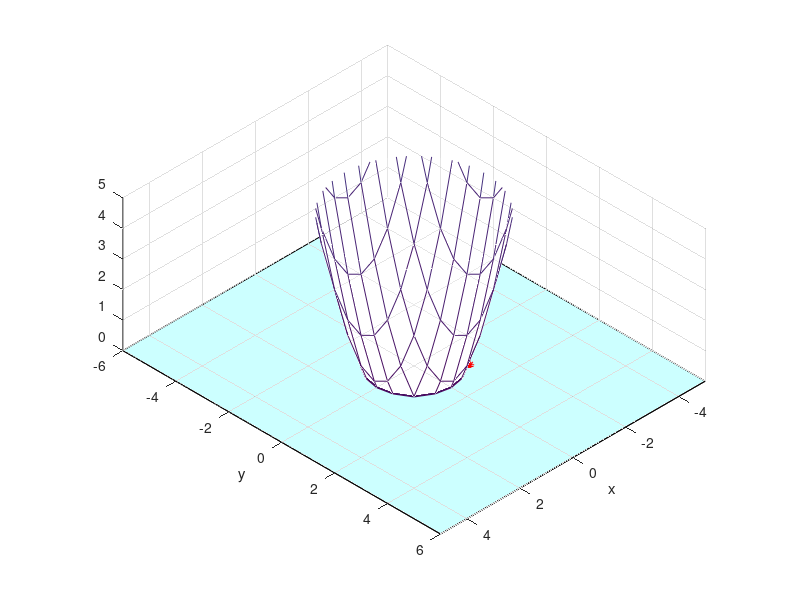
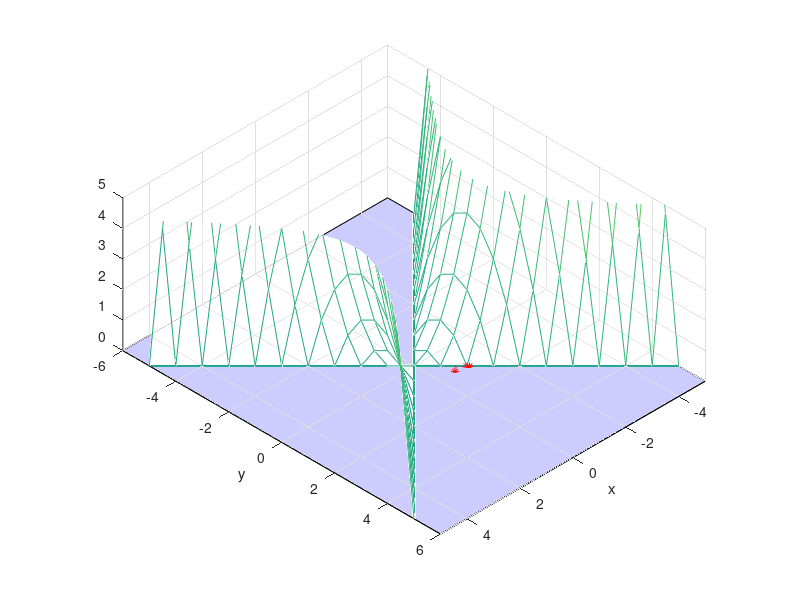
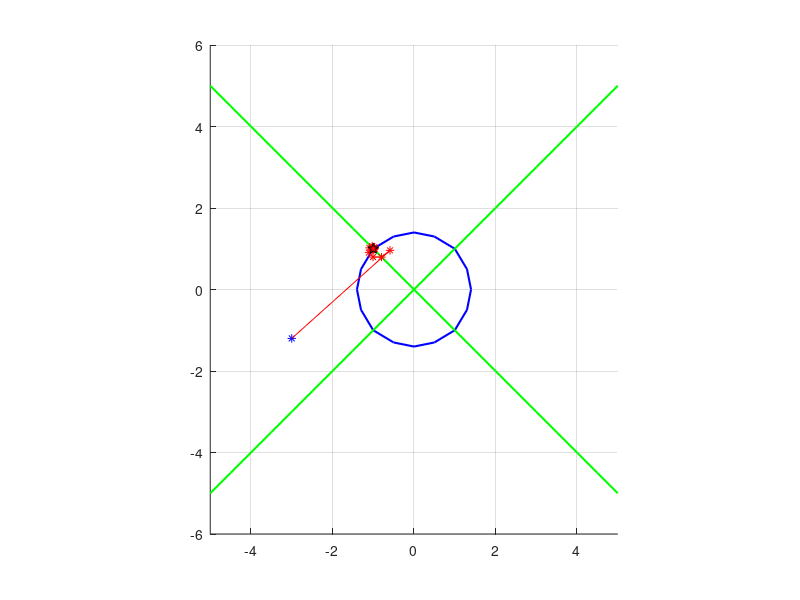

Write the MATLAB code that produced these figures, in order.

%Paprastuju iteraciju metodas lygciu sistemai

function pagrindine
clc,close all
scrsz = get(0,'ScreenSize')

x=[-5:0.5:5];y=[-6:0.5:6];
Z=pavirsius(@f,x,y);
% [left, bottom, width, height]
fig1=figure(1);set(fig1,'Position',[50 scrsz(4)/1.8 scrsz(3)/3 scrsz(4)/3]);
hold on,grid on,axis equal,axis([min(x) max(x) min(y) max(y) 0 5]);view([1 1 1]);xlabel('x'),ylabel('y');
mesh(x,y,Z(:,:,1)','FaceAlpha',0.2);contour(x,y,Z(:,:,1)',[0 0],'LineWidth',1.5);
xx=axis;
fill([xx(1),xx(1),xx(2),xx(2)],[xx(3),xx(4),xx(4),xx(3)],'c','FaceAlpha',0.2);


fig2=figure(2),set(fig2,'Position',[scrsz(3)/3 scrsz(4)/1.8 scrsz(3)/3 scrsz(4)/3]);
hold on,grid on,axis equal,axis([min(x) max(x) min(y) max(y) 0 max(x)]);view([1 1 1]);xlabel('x'),ylabel('y')
mesh(x,y,Z(:,:,2)','FaceAlpha',0.2);contour(x,y,Z(:,:,2)',[0 0],'LineWidth',1.5)
xx=axis;
fill([xx(1),xx(1),xx(2),xx(2)],[xx(3),xx(4),xx(4),xx(3)],'b','FaceAlpha',0.2);
xlabel('x'),ylabel('y')

figure(3),hold on,grid on,axis equal
contour(x,y,Z(:,:,1)',[0 0],'b','LineWidth',1.5)
contour(x,y,Z(:,:,2)',[0 0],'g','LineWidth',1.5)


eps=1e-6;itmax=100;alpha=[1;1]*3.5 ; %2.5 3.5
x=[-3;-1.2];
ff=f(x);
figure(1);plot3(x(1),x(2),0,'b*');%plot3(x(1),x(2),ff(1),'k*');line([x(1),x(1)],[x(2),x(2)],[0,ff(1)]);
figure(2);plot3(x(1),x(2),0,'b*');%plot3(x(1),x(2),ff(2),'k*');line([x(1),x(1)],[x(2),x(2)],[0,ff(2)]);
figure(3);plot3(x(1),x(2),0,'b*');%plot3(x(1),x(2),ff(2),'k*');line([x(1),x(1)],[x(2),x(2)],[0,ff(2)]);


for iii=1:itmax
    ff=f(x);
    x1=x+f(x)./alpha;
figure(1);plot3(x1(1),x1(2),0,'r*');line([x(1),x1(1)],[x(2),x1(2)],[0,0],'Color','red');
%plot3(x(1),x(2),ff(1),'k*');line([x(1),x(1)],[x(2),x(2)],[0,ff(1)]);
figure(2);plot3(x1(1),x1(2),0,'r*');line([x(1),x1(1)],[x(2),x1(2)],[0,0],'Color','red');
%plot3(x(1),x(2),ff(2),'k*');line([x(1),x(1)],[x(2),x(2)],[0,ff(2)]);
figure(3);plot3(x1(1),x1(2),0,'r*');line([x(1),x1(1)],[x(2),x1(2)],[0,0],'Color','red');
%plot3(x(1),x(2),ff(2),'k*');line([x(1),x(1)],[x(2),x(2)],[0,ff(2)]);
    pause;
    tikslumas=norm(ff);
    
    fprintf(1,'\n iteracija %d  tikslumas %g',iii,tikslumas);
    if tikslumas < eps
        fprintf(1,'\n sprendinys x =');
        fprintf(1,'  %g',x);
        figure(3);plot3(x1(1),x1(2),0,'kp','MarkerSize',8);
        break
    elseif iii == itmax
        fprintf(1,'\n ****tikslumas nepasiektas. Paskutinis artinys x =');
        fprintf(1,'  %g',x);
        break
    end
    x=x1;

end




return







fig3=figure(3),set(fig3,'Position',[scrsz(3)/5 scrsz(4)/5 scrsz(3)/3 scrsz(4)/3]);
figure(3),hold on,grid on,axis equal
contour(x,y,Z(:,:,1)',[0 0],'LineWidth',1.5)
contour(x,y,Z(:,:,2)',[0 0],'LineWidth',1.5)
% contour(x,y,Z(:,:,1)')
% contour(x,y,Z(:,:,2)')
xlabel('x'),ylabel('y')

return
end

%   Lygciu sistemos funkcija 
    function fff=f(x)
    fff=[x(1)^2+x(2)^2-2;
         x(1)^2-x(2)^2];
    return
    end
    
%  Jakobio matrica
    function dfff=df(x)
        dfff=[2*x(1), 2*x(2);
              2*x(1), -2*x(2)];
    return
    end
    
    function Z=pavirsius(funk,x,y)
    for i=1:length(x)
        for j=1:length(y)
            Z(i,j,1:2)=funk([x(i),y(j)]);
        end
    end
        
    return
    end